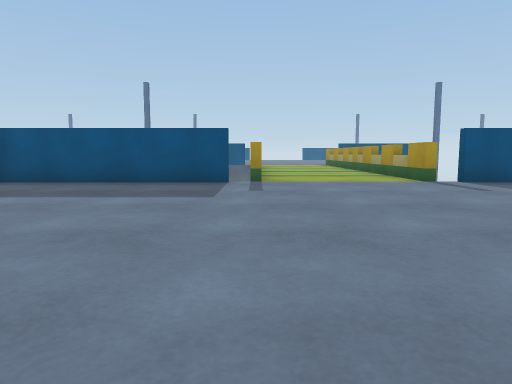
View 1 (above)

24 first-person views from a walk through a 3-D level made in the Unity game engine. The camera is 0.64 m above the floor, tilts 6° down and sees 70° across. The floor is counted in squares, 1 m on a side. Each view is taken from the middle of a square. On the plan, view 1 faces up. The plan holds only what a view shows up to about 10 squares ahead; the rest is blank. The place goes on beyond the plan. Surface patterns are stand-ins for the level's own textures.

View 2
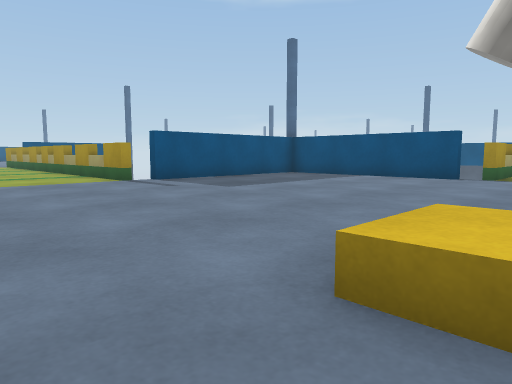

View 3
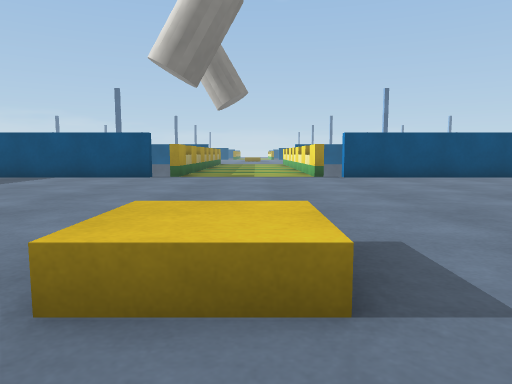

View 4
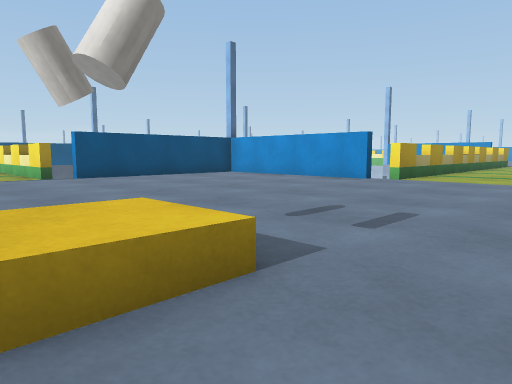

View 5
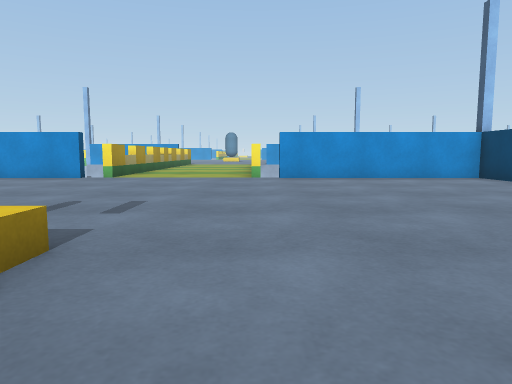

View 6
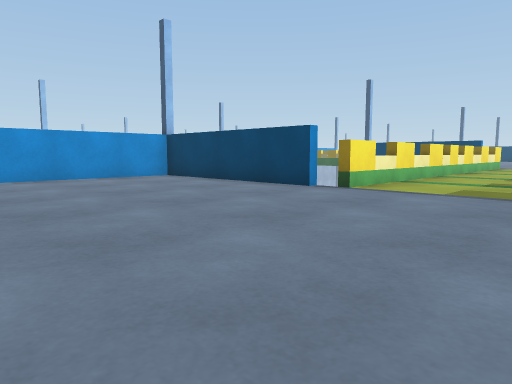

View 7
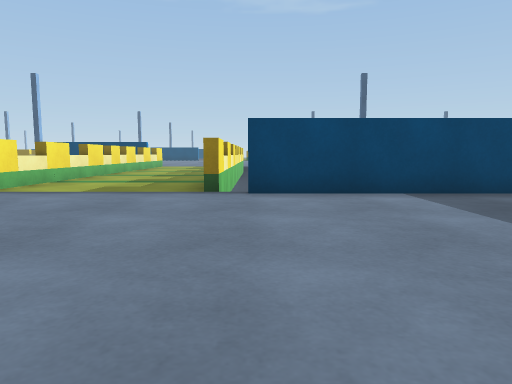

View 8
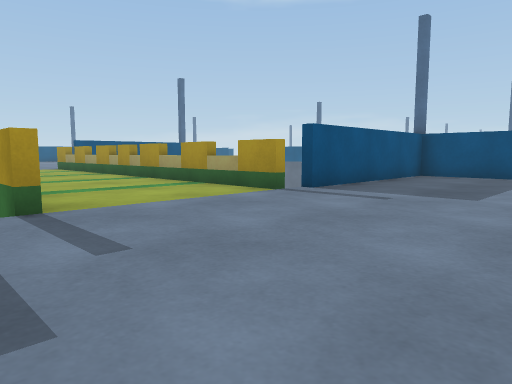

View 9
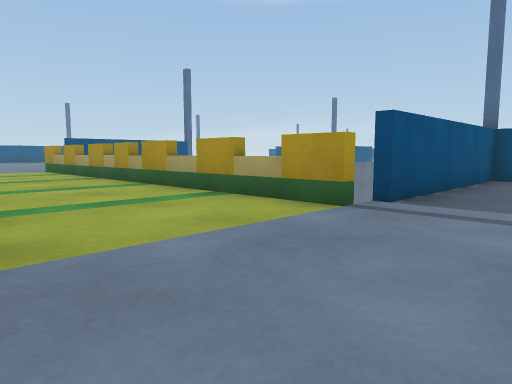

View 10
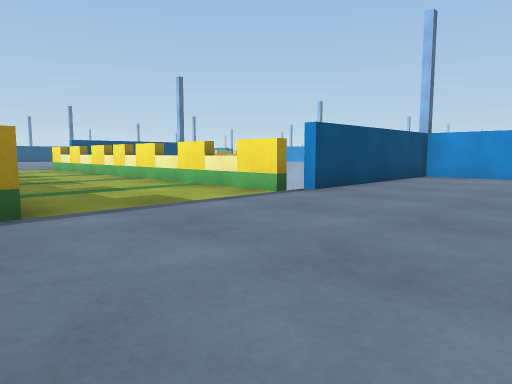

View 11
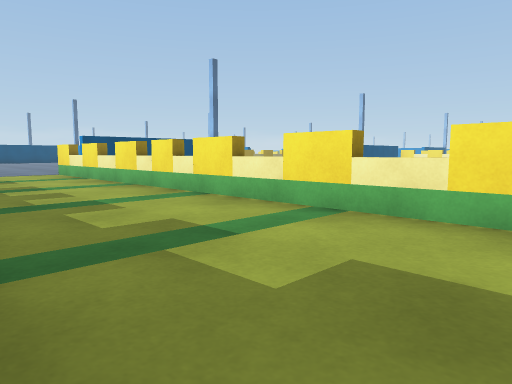

View 12
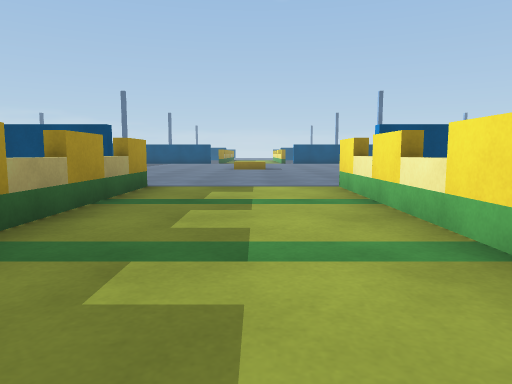

View 13
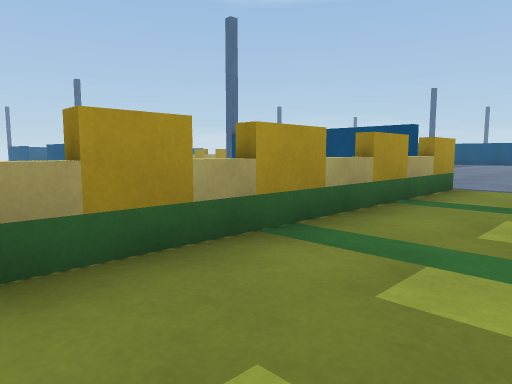

View 14
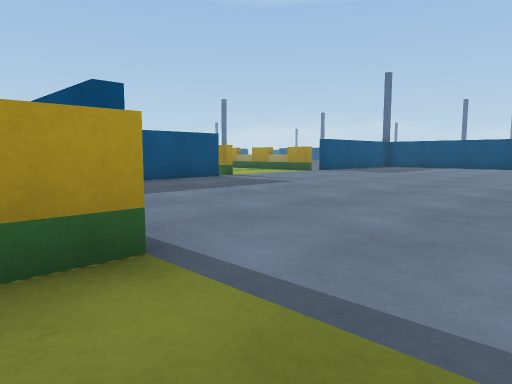

View 15
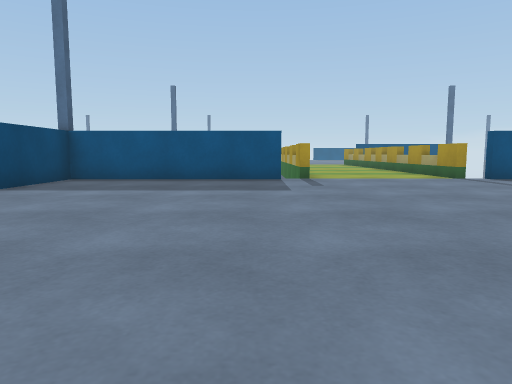

View 16
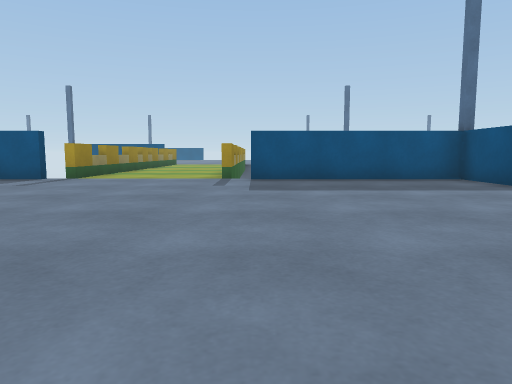

View 17
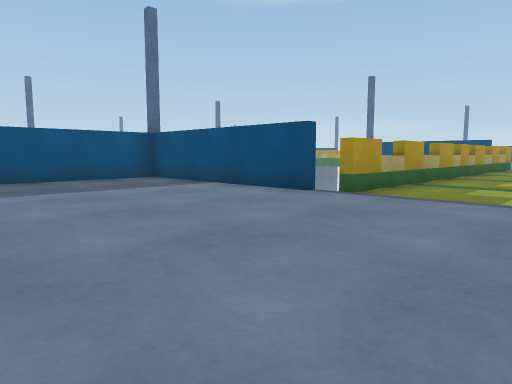

View 18
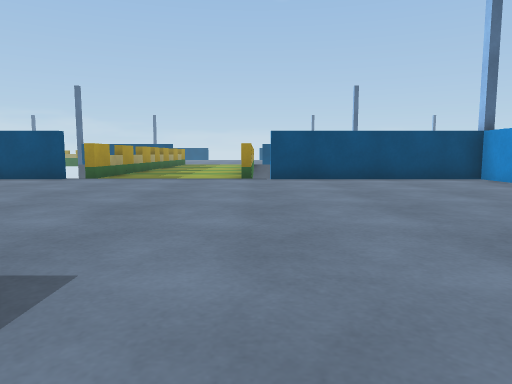

View 19
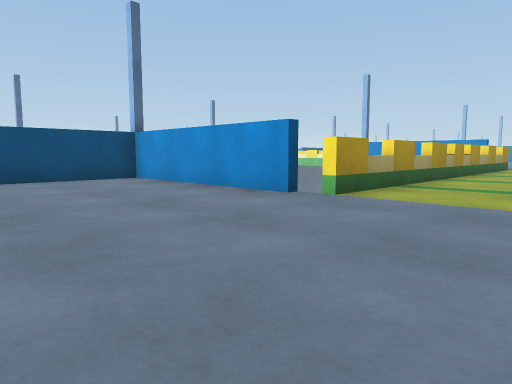

View 20
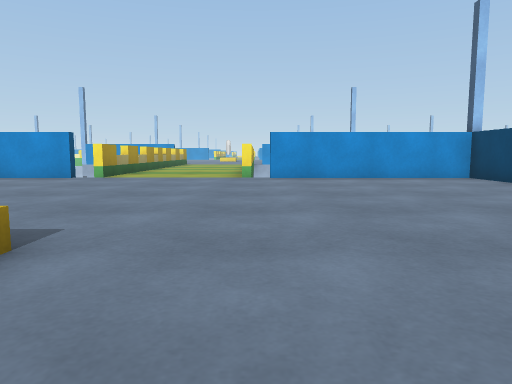

View 21
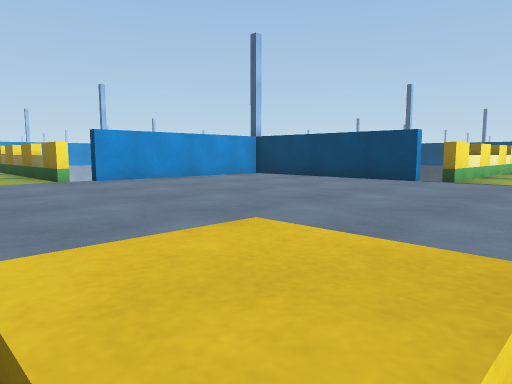

View 22
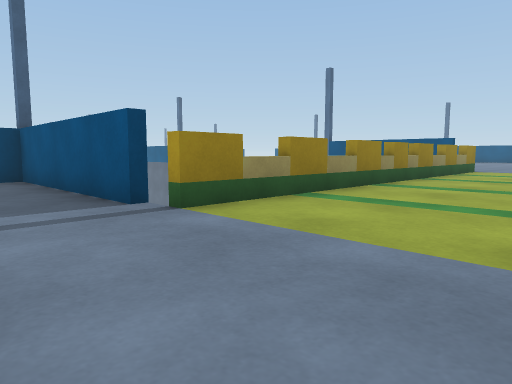

View 23
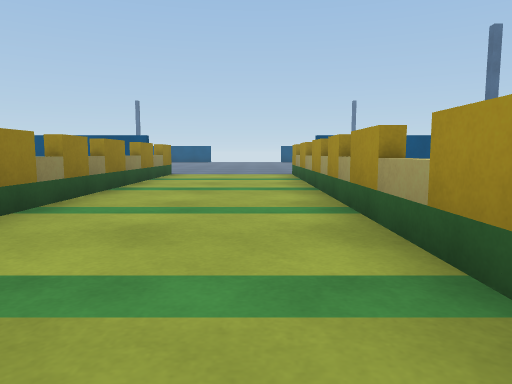

View 24
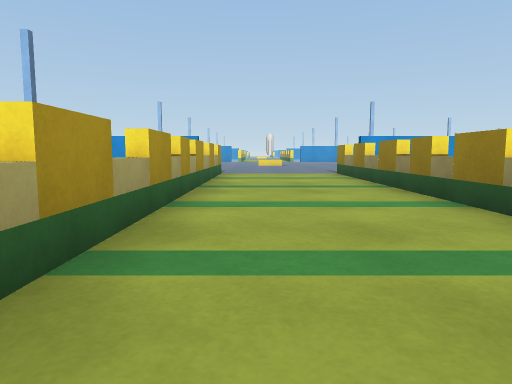

### Floor plan
Key: @ floor where view 1 was taken; # wall or solid block; x gap in a wall; . floor; = window, fence, low wall or low ledge; ^ raised ledge; v drop or lower ground; B block; O other object.
Columns run from 11 left of view 1 to 39 right of it. Each row starts with its distance up from view 1.
 17              ..                        ^...^
 16              ..#                       #...#
 15              ..O                       B...O
 14             ...B                       B...B
 13             ...#                       #...#
 12             ...=                       ^...^
 11             ...#                       #...#
 10             ...=                       ^...^
  9            #...#                       #...#
  8      ######.....######           ######.....######
  7      #...............#           #...............#
  6      #...............#           #...............#
  5      #...............#           #...............#
  4      #...............#           #...............#
  3      #...............#           x...............#
  2  ^#^#.................#^  BBB#^#^#................#
  1  ............^. .........................^.........
  0 ...........@.O. .........................^^........
 -1 ...................................................
 -2  ^#^##...............##^#^BBB#^#^#................#
 -3      #...............#           #...............#
 -4      #...............#           #...............#
 -5      #...............#           #...............#
 -6      #...............#           #...............#
 -7      #...............#           #...............#
 -8      v######...######v           v######...#x#####
 -9              ..#                       ^...^
-10              ..                        #...#
-11                                        ^...^
-12                                        #...#
-13                                        B...B
-14                                        B...B
-15                                        B...O
-16                                        ^...^
-17                                        #...#
-18                                        ^...^

Positions as (right, up) in squares from view 1, and headings:
1: (0, 0), facing up
2: (0, 0), facing up-right
3: (0, 0), facing right
4: (0, 1), facing down-right
5: (0, 2), facing down
6: (0, 2), facing down-left
7: (0, 3), facing left
8: (-1, 4), facing up-right
9: (0, 6), facing up-right
10: (6, 3), facing down-right
11: (10, 2), facing down-right
12: (15, 0), facing right
13: (15, 0), facing up-right
14: (21, 0), facing up-right
15: (27, -1), facing up
16: (33, -1), facing up
17: (33, -1), facing up-right
18: (29, -2), facing right
19: (29, -3), facing down-right
20: (28, 2), facing down
21: (31, 1), facing down-left
22: (32, 6), facing up-left
23: (31, 9), facing up
24: (31, -8), facing down
